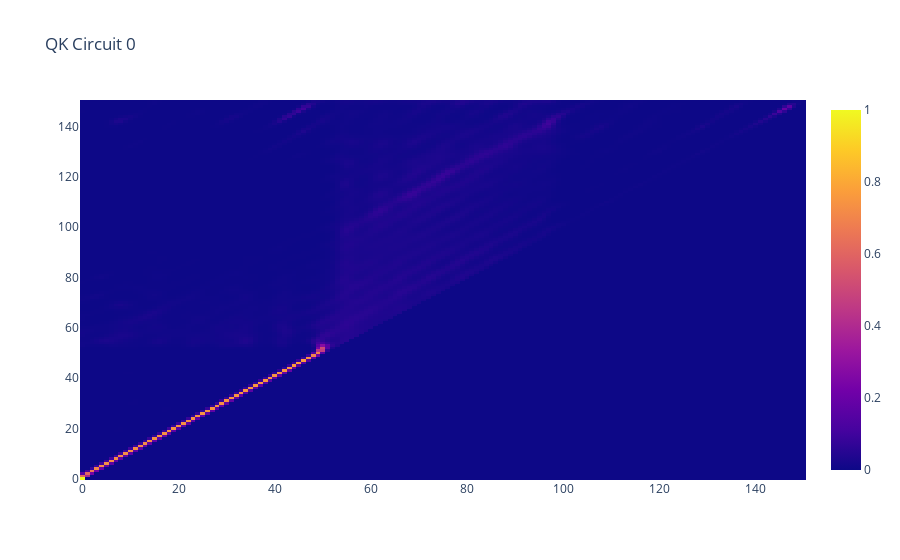

The cell this chart's notebook holds for it:
### Code cell
def mask_scores(attn_scores):
    '''Mask the attention scores so that tokens don't attend to previous tokens.'''
    mask = torch.tril(torch.ones_like(attn_scores)).bool()
    neg_inf = torch.tensor(-1.0e6).to(attn_scores.device)
    masked_attn_scores = torch.where(mask, attn_scores, neg_inf)
    return masked_attn_scores


for head in range(h):
    # view OV circuit
    W_pos = model.cache["W_pos"]
    pos_by_pos_scores = W_pos @ model.layers[0].attn.layer_fn.cache['W_QK'][head] @ W_pos.T # (vocab_size, vocab_size)
    masked_scaled = mask_scores(pos_by_pos_scores / ((d_model // h) ** 0.5))
    pos_by_pos_pattern = torch.softmax(masked_scaled, dim=-1)
    plotly_fig = go.Figure(data=go.Heatmap(z=pos_by_pos_pattern.numpy()))
    plotly_fig.update_layout(title=f'QK Circuit {head}')
    pyo.iplot(plotly_fig)

### Figure 1 — Plotly figure (JSON) as saved in the notebook; plotly's stock layout.template omitted (floating-point values rounded to 4 significant figures; data arrays with more than 128 entries replaced by an {"elided": "..."} marker saying what was removed)
{"data": [{"type": "heatmap", "z": {"elided": "151x151 float values"}}], "layout": {"title": {"text": "QK Circuit 0"}}}
